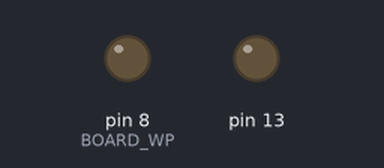
Bench run of a sketch on a simulated Arduino Uno, built with avr-gcc and run on an emulated ATmega328P. Shown: output pins drawn as LEDs (lit = HIGH). Wiring (inferred from the names in the program): 24Cxx EEPROM at I2C address 0x50. EEPROM starts erased; what the sketch prints to the serial monitor is not drawn.

Above: at 0.05 s.
Timing chart, 0 to 4.6 s (numbered marks = the images above):
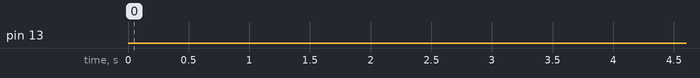

The sketch:

led_fan.ino
```cpp
//This sketch fill the I2C EEPROM 24C02 on the LED fan
//
//LED on Pin 13 blinks once data transfer is complete
//
//Connections required:
//  Fan     Arduino
//  Vcc  <---> 5V
//  GND  <---> GND
//  PB1  <---> Digital Pin 8
//  SDA  <---> Analog Pin 4
//  SCL  <---> Analog Pin 5

#include <Wire.h>

#define I2C_DEVICE 0x50
#define BOARD_WP 8

#define EFFECT_SHOW        1
#define EFFECT_FLASHING    5
#define EFFECT_LEFT_RIGHT  9
#define EFFECT_BOTTOM_UP  11
#define EFFECT_ALL        15

// Caution! You have only 16 characters on a page
byte page1[] = "Hacked LED Fan";
byte page2[] = {0x03 ,' ' ,0x03 ,' ',0x03 ,' ',0x03 ,' ',0x03 ,' ',0x03 ,' ',0x03 ,' ' ,0x03 ,' '  };
byte page3[] = "0123456789";
byte page4[] = "LEFT 2 RIGHT";
byte page5[] = "BOTTOM - UP";
byte page6[] = "FLASHING";
byte page7[] = "ALL EFFECTS";

// empty dump to fill eeprom with defaults
byte empty_dump[]= {
  0x00 ,0x00 ,0x00 ,0x00 ,0x00 ,0x00 ,0x00 ,0x00 ,0x00 ,0x00 ,0x00 ,0x00 ,0x00 ,0x00 ,0x00 ,0x00
 ,0x00 ,0x00 ,0x00 ,0x00 ,0x00 ,0x00 ,0x00 ,0x00 ,0x00 ,0x00 ,0x00 ,0x00 ,0x00 ,0x00 ,0x00 ,0x00
 ,0x00 ,0x00 ,0x00 ,0x00 ,0x00 ,0x00 ,0x00 ,0x00 ,0x00 ,0x00 ,0x00 ,0x00 ,0x00 ,0x00 ,0x00 ,0x00
 ,0x00 ,0x00 ,0x00 ,0x00 ,0x00 ,0x00 ,0x00 ,0x00 ,0x00 ,0x00 ,0x00 ,0x00 ,0x00 ,0x00 ,0x00 ,0x00
 ,0x00 ,0x00 ,0x00 ,0x00 ,0x00 ,0x00 ,0x00 ,0x00 ,0x00 ,0x00 ,0x00 ,0x00 ,0x00 ,0x00 ,0x00 ,0x00
 ,0x00 ,0x00 ,0x00 ,0x00 ,0x00 ,0x00 ,0x00 ,0x00 ,0x00 ,0x00 ,0x00 ,0x00 ,0x00 ,0x00 ,0x00 ,0x00
 ,0x00 ,0x00 ,0x00 ,0x00 ,0x00 ,0x00 ,0x00 ,0x00 ,0x00 ,0x00 ,0x00 ,0x00 ,0x00 ,0x00 ,0x00 ,0x00
 ,0x00 ,0x00 ,0x00 ,0x00 ,0x00 ,0x00 ,0x00 ,0x00 ,0x00 ,0x00 ,0x00 ,0x00 ,0x00 ,0x00 ,0x00 ,0x00
 ,0x00 ,0x00 ,0x00 ,0x00 ,0x00 ,0x00 ,0x00 ,0x00 ,0x00 ,0x00 ,0x00 ,0x00 ,0x00 ,0x00 ,0x00 ,0x00
 ,0x00 ,0x00 ,0x00 ,0x00 ,0x00 ,0x00 ,0x00 ,0x00 ,0x00 ,0x00 ,0x00 ,0x00 ,0x00 ,0x00 ,0x00 ,0x00
 ,0x00 ,0x00 ,0x00 ,0x00 ,0x00 ,0x00 ,0x5A ,0x6B ,0xFF ,0xFF ,0xFF ,0xFF ,0xFF ,0xFF ,0xFF ,0xFF
 ,0xFF ,0xFF ,0xFF ,0xFF ,0xFF ,0xFF ,0xFF ,0xFF ,0xFF ,0xFF ,0xFF ,0xFF ,0xFF ,0xFF ,0xFF ,0xFF
 ,0xFF ,0xFF ,0xFF ,0xFF ,0xFF ,0xFF ,0xFF ,0xFF ,0xFF ,0xFF ,0xFF ,0xFF ,0xFF ,0xFF ,0xFF ,0xFF
 ,0xFF ,0xFF ,0xFF ,0xFF ,0xFF ,0xFF ,0xFF ,0xFF ,0xFF ,0xFF ,0xFF ,0xFF ,0xFF ,0xFF ,0xFF ,0xFF
 ,0xFF ,0xFF ,0xFF ,0xFF ,0xFF ,0xFF ,0xFF ,0xFF ,0xFF ,0xFF ,0xFF ,0xFF ,0xFF ,0xFF ,0xFF ,0xFF
 ,0xFF ,0xFF ,0xFF ,0xFF ,0xFF ,0xFF ,0xFF ,0xFF ,0xFF ,0xFF ,0xFF ,0xFF ,0xFF ,0xFF ,0xFF ,0xFF
  };

void setup() {
  Wire.begin();
  Wire.setClock(400000); // we can use the 400kHz mode

  pinMode(13, OUTPUT);
  pinMode(BOARD_WP, OUTPUT);
  digitalWrite(BOARD_WP, LOW);

  Serial.begin(9600);
}

void dump24c02() {
  int addrPointer = 0;
  int romLength = 0xff;    // 24c02 - 256x8 bits (256 bytes)
  byte b = 0;
  byte r[256];

  Serial.println("-- : 00 01 02 03 04 05 06 07 08 09 0A 0B 0C 0D 0E 0F");
  while (addrPointer <= romLength)
  {
    if (!(addrPointer % 16)) {
      Serial.print("\n");
      if (addrPointer < 16) {
        Serial.print("0");
      }

      Serial.print(addrPointer, HEX);
      Serial.print(" : ");
    }

    b = i2c_eeprom_read_byte(addrPointer);
    addrPointer++;
    if (b < 0x10) {
      Serial.print("0");
    }
    Serial.print(b, HEX);
    Serial.print(" ");
  }
  Serial.println(" ");
}

byte i2c_eeprom_read_byte(byte eeaddress ) {

  Wire.beginTransmission(I2C_DEVICE);
  Wire.write(eeaddress);
  Wire.endTransmission();

  Wire.requestFrom(I2C_DEVICE, 1);
  if (Wire.available()) {
    return Wire.read();
  } else {
    return 0xff;
  }
}


void i2c_eeprom_write_byte(unsigned int eeaddress, byte data ) {
  digitalWrite(BOARD_WP, LOW);
  delay(100);
  int rdata = data;
  Wire.beginTransmission(I2C_DEVICE);
  Wire.write((int)(eeaddress));
  Wire.write(rdata);
  Wire.endTransmission();
}

int writePage(int addrPointer, byte* text, size_t siz, byte effect) {
  i2c_eeprom_write_byte(addrPointer++, ((siz-1)<<4) + effect);
  for (int i=0; i<siz;i++){
    i2c_eeprom_write_byte(addrPointer++, text[i]);
  }
  return addrPointer;
}

void writeText() {
  int addrPointer = 0;
  int romLength = 0xff;    // 24c02 - 256x8 bits (256 bytes)

  addrPointer = writePage(addrPointer, page1, sizeof(page1)-1, EFFECT_SHOW);
  addrPointer = writePage(addrPointer, page2, sizeof(page2)-1, EFFECT_BOTTOM_UP);
  addrPointer = writePage(addrPointer, page3, sizeof(page3)-1, EFFECT_LEFT_RIGHT);
  addrPointer = writePage(addrPointer, page4, sizeof(page4)-1, EFFECT_LEFT_RIGHT);
  addrPointer = writePage(addrPointer, page5, sizeof(page5)-1, EFFECT_BOTTOM_UP);
  addrPointer = writePage(addrPointer, page6, sizeof(page6)-1, EFFECT_FLASHING);
  addrPointer = writePage(addrPointer, page7, sizeof(page7)-1, EFFECT_ALL);

  // fill the rest with the dump
  while (addrPointer <= romLength) {
    i2c_eeprom_write_byte(addrPointer, empty_dump[addrPointer]);
    addrPointer++;
  }
}

void loop(){
  Serial.println("EEPROM content before:");
  dump24c02();
  delay(500);
  Serial.println("writing...");
  writeText();
  delay(500);
  Serial.println("EEPROM content after:");
  dump24c02();

  while(1){
    digitalWrite(13, HIGH);   // set the LED on
    delay(1000);              // wait for a second
    digitalWrite(13, LOW);    // set the LED off
    delay(1000);              // wait for a second
  }
}
```

Measured:
- by itself, pin 13: LOW → HIGH at 28.5 s, → LOW 1.0 s later, → HIGH 1.0 s later, → LOW 1.0 s later, … (102 changes in this stretch)
